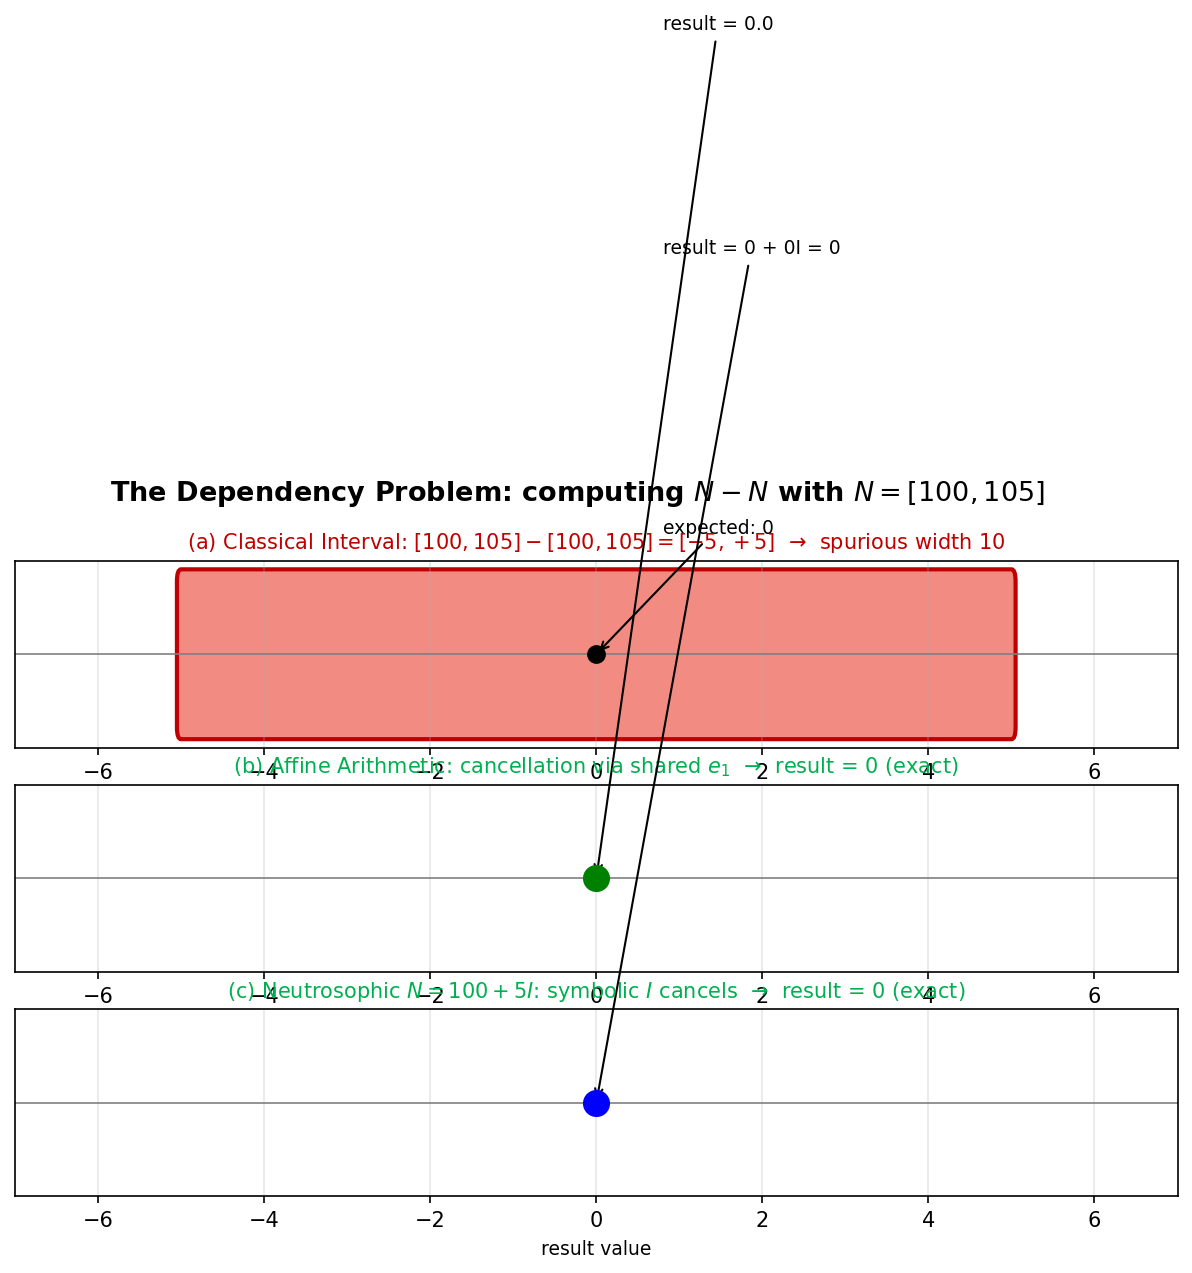

Here is the Python script that generated this plot:
"""
Figure 1: The dependency problem — visualization.
Shows how three formalisms treat N - N for N = [100, 105].
"""
import sys, os
sys.path.insert(0, os.path.join(os.path.dirname(__file__), ".."))

import matplotlib
matplotlib.use("Agg")
import matplotlib.pyplot as plt
import matplotlib.patches as patches
from lib import Interval, Affine, Neutrosophic, MSNN, reset_noise_counter
from lib.msnn import reset_source_counter

OUT = os.path.join(os.path.dirname(__file__), "fig1_dependency.png")

fig, axes = plt.subplots(3, 1, figsize=(10, 5.5), sharex=False)
fig.suptitle("The Dependency Problem: computing $N - N$ with $N = [100, 105]$",
             fontsize=13, fontweight='bold')

# ---- 1. Interval ----
ax = axes[0]
ax.set_title("(a) Classical Interval: $[100,105] - [100,105] = [-5, +5]$  →  spurious width 10",
             fontsize=10, color='#C00000')
ax.axhline(0, color='gray', linewidth=0.8)
ax.add_patch(patches.FancyBboxPatch((-5, -0.3), 10, 0.6, boxstyle="round,pad=0.05",
                                      facecolor='#f28b82', edgecolor='#C00000', linewidth=2))
ax.plot(0, 0, 'ko', markersize=8, zorder=10)
ax.annotate('expected: 0', xy=(0, 0), xytext=(0.8, 0.5),
            arrowprops=dict(arrowstyle='->', color='black'), fontsize=9)
ax.set_xlim(-7, 7)
ax.set_yticks([])
ax.set_xlabel("result value", fontsize=9)
ax.grid(alpha=0.3)

# ---- 2. Affine ----
ax = axes[1]
reset_noise_counter()
x = Affine.from_interval(100, 105)
r = x - x
ax.set_title(f"(b) Affine Arithmetic: cancellation via shared $e_1$  →  result = 0 (exact)",
             fontsize=10, color='#00B050')
ax.axhline(0, color='gray', linewidth=0.8)
ax.plot(r.x0, 0, 'go', markersize=12, zorder=10)
ax.annotate(f'result = {r.x0}', xy=(r.x0, 0), xytext=(0.8, 0.5),
            arrowprops=dict(arrowstyle='->', color='black'), fontsize=9)
ax.set_xlim(-7, 7)
ax.set_yticks([])
ax.set_xlabel("result value", fontsize=9)
ax.grid(alpha=0.3)

# ---- 3. Neutrosophic ----
ax = axes[2]
N = Neutrosophic.from_interval(100, 105)
r = N - N
ax.set_title(f"(c) Neutrosophic $N = 100 + 5I$: symbolic $I$ cancels  →  result = 0 (exact)",
             fontsize=10, color='#00B050')
ax.axhline(0, color='gray', linewidth=0.8)
ax.plot(r.a, 0, 'bo', markersize=12, zorder=10)
ax.annotate(f'result = {r.a:.0f} + {r.b:.0f}I = 0', xy=(r.a, 0), xytext=(0.8, 0.5),
            arrowprops=dict(arrowstyle='->', color='black'), fontsize=9)
ax.set_xlim(-7, 7)
ax.set_yticks([])
ax.set_xlabel("result value", fontsize=9)
ax.grid(alpha=0.3)

plt.tight_layout(rect=[0, 0, 1, 0.95])
plt.savefig(OUT, dpi=150, bbox_inches='tight')
print(f"Saved: {OUT}")
